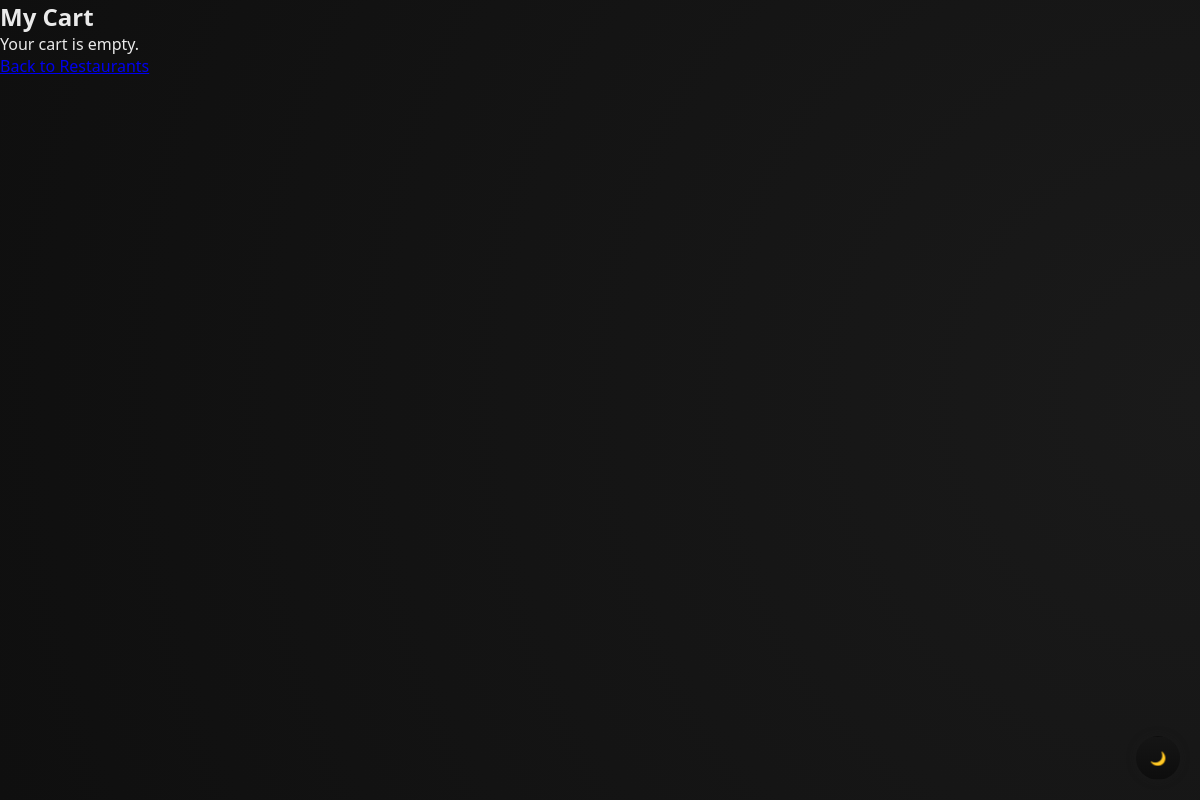
The page /cart/ (signed in) on the database as committed earlier.
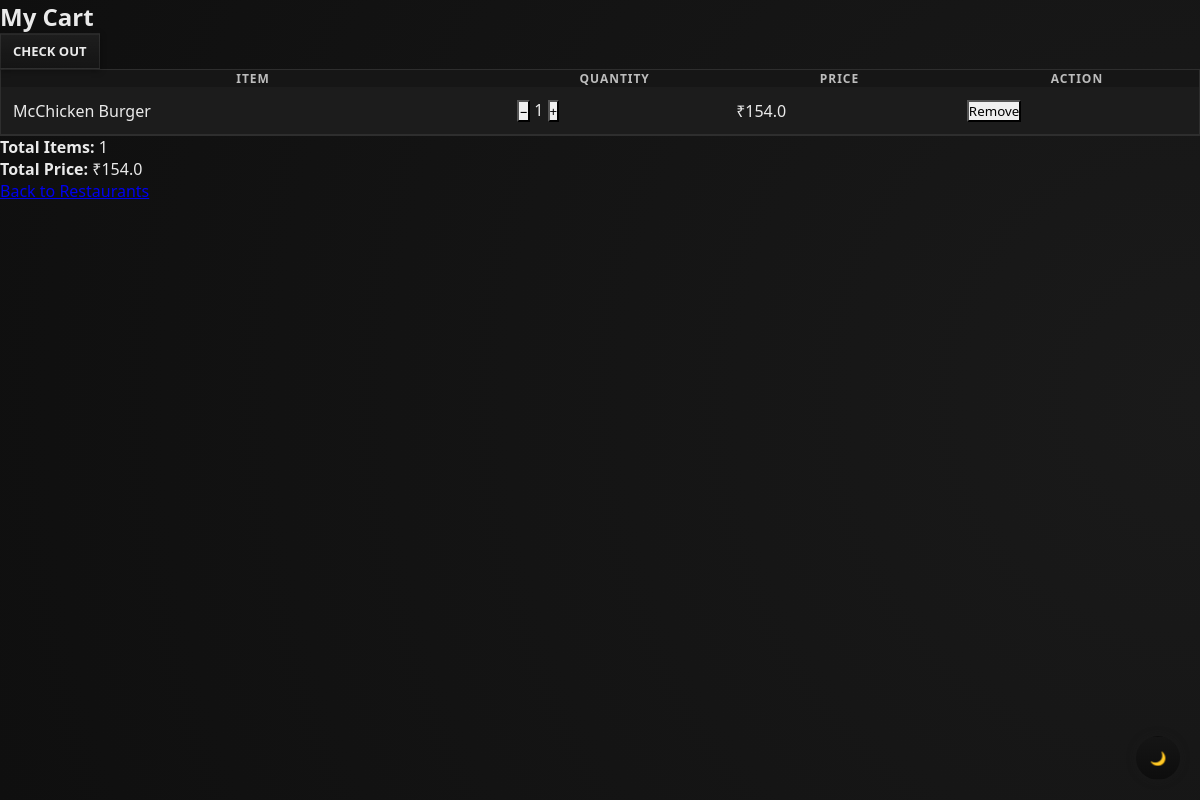
The same page on the database as committed later.
### delivery/models.py (models this page shows, shortened)
class CartItem(models.Model):
    cart = models.ForeignKey(
        Cart,
        related_name="cart_items",
        on_delete=models.CASCADE
    )
    item = models.ForeignKey(Item, on_delete=models.CASCADE)
    quantity = models.PositiveIntegerField(default=1)
    class Meta:
        unique_together = ('cart', 'item')

class Item(models.Model):
    restaurant =  models.ForeignKey(Restaurant, on_delete= models.CASCADE, related_name="items")
    name = models.CharField(max_length=20)
    description = models.CharField(max_length=200)
    price = models.FloatField()
    nonVeg = models.BooleanField(default=False)
    picture = models.URLField()

class Cart(models.Model):
    customer = models.ForeignKey(User, on_delete=models.CASCADE)
    restaurant = models.ForeignKey(
        Restaurant,
        on_delete=models.CASCADE,
        null=True,
        blank=True
    )
    def total_price(self):
        return sum(ci.item.price * ci.quantity for ci in self.cart_items.all())

### delivery/views.py (the view)
# urls.py: path('cart/', views.view_cart, name='view_cart'),
def view_cart(request):
    if not request.session.get('username'):
        return redirect('/')
    username = request.session['username']
    user = User.objects.get(username=username)
    cart = Cart.objects.filter(customer=user).first()
    total_quantity = 0
    if cart:
        total_quantity = sum(ci.quantity for ci in cart.cart_items.all())
    return render(request, 'cart.html', {
        'cart': cart,
        'total_quantity': total_quantity,
        'username': username,
        'razorpay_key': settings.RAZORPAY_KEY_ID,
    })

### delivery/Templates/cart.html (shortened to what this page needs)
{% extends "base.html" %}
{% block content %}
<h2>My Cart</h2>
{% if cart and cart.cart_items.all %}
<table class="data-table">
  <tr>
    <th>Item</th>
    <th>Quantity</th>
    <th>Price</th>
    <th>Action</th>
  </tr>
  {% for ci in cart.cart_items.all %}
<tr data-item-id="{{ ci.item.id }}">
  <td>{{ ci.item.name }}</td>
  <td>
    <button class="qty-btn" data-action="dec">−</button>
    <span class="qty">{{ ci.quantity }}</span>
    <button class="qty-btn" data-action="inc">+</button>
  </td>
  <td class="price">₹{{ ci.item.price }}</td>
  <td>
    <button class="remove-btn" data-id="{{ ci.item.id }}">Remove</button>
  </td>
</tr>
  {% endfor %}
<button id="checkout-btn" class="btn primary">
  CHECK OUT
</button>
</table>
<p>
  <strong>Total Items:</strong> <span id="total-qty">{{ total_quantity }}</span><br>
  <strong>Total Price:</strong> ₹<span id="total-price">{{ cart.total_price }}</span>
</p>
{% else %}
<p>Your cart is empty.</p>
{% endif %}
<a href="{% url 'customer_home' %}">Back to Restaurants</a>
{% endblock %}

Rows that differ between the two databases and show on the page:
added CartItem: item.name "McChicken Burger", quantity "1", item.price "154.0"
now on this page (row edited): Cart: total_price "154.0"
Other text that changed with them:
{{ total_quantity }}: (not shown) → "1"
text no longer shown: "Your cart is empty."
text now shown: "ITEM QUANTITY PRICE ACTION CHECK OUT Total Items: Total Price: ₹"
